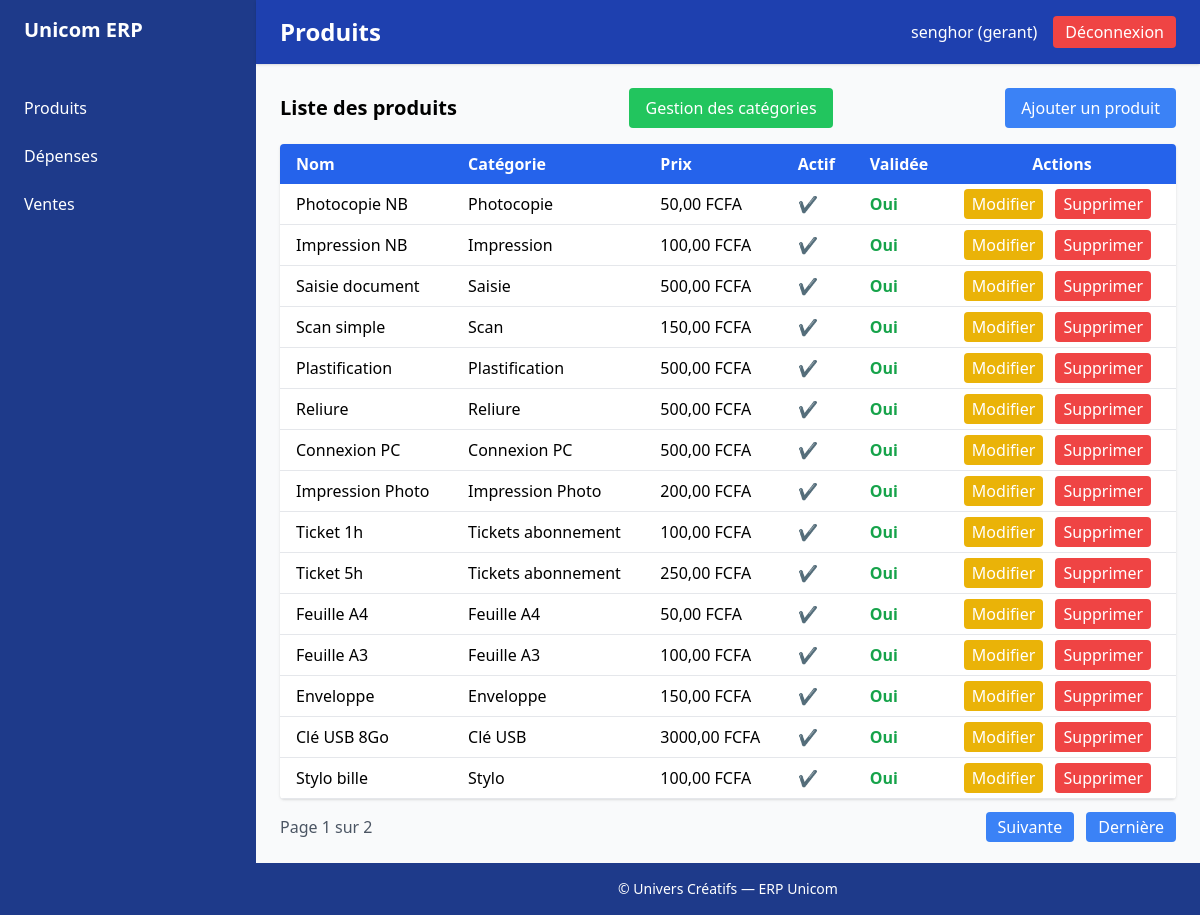
/sales/products/ (signed in), run on the app's committed database.
### accounts/models.py (models this page shows, shortened)
class User(AbstractUser, PermissionsMixin, SoftDeleteMixin):
    class Role(models.TextChoices):
        GERANT = "gerant", "Gérant d'antenne"
        ADMIN = "admin", "Admin central"
        DIRECTEUR = "directeur", "Directeur"
        SUPERVISEUR = "superviseur", "Superviseur régional"
    role = models.CharField(
        max_length=20,
        choices=Role.choices,
        default=Role.GERANT,
        help_text="Détermine les permissions et les accès aux modules."
    )
    antenne = models.CharField(
        max_length=255,
        blank=True,
        null=True,
        help_text="Nom de l'antenne rattachée"
    )
    telephone = models.CharField(
        max_length=20,
        blank=True,
        null=True,
        help_text="Numéro de téléphone professionnel"
    )
    is_blocked = models.BooleanField(
        default=False,
        help_text="Blocage manuel : coupe l'accès sans supprimer le compte."
    )
    date_creation = models.DateTimeField(
        auto_now_add=True,
        help_text="Date de création du compte"
    )
    date_derniere_connexion = models.DateTimeField(
        blank=True,
        null=True,
        help_text="Dernière connexion réussie"
    )
    groups = models.ManyToManyField(
        'auth.Group',
        related_name='accounts_user_set',
        related_query_name='accounts_user',
        blank=True,
        help_text='Groupes de permissions de l’utilisateur.'
    )
    user_permissions = models.ManyToManyField(
        'auth.Permission',
        related_name='accounts_user_set',
        related_query_name='accounts_user',
        blank=True,
        help_text='Permissions spécifiques de l’utilisateur.'
    )

### sales/models.py (models this page shows, shortened)
class Product(TimeStampedModel):
    category = models.ForeignKey(Category, on_delete=models.CASCADE)
    name = models.CharField(max_length=150)
    price = models.DecimalField(max_digits=10, decimal_places=2)
    unit = models.CharField(max_length=30, default="unité")  # ex : page, heure, feuille, copie
    is_active = models.BooleanField(default=True)
    is_validated = models.BooleanField(default=False)  # validation par admin
    created_at = models.DateTimeField(auto_now_add=True,null=True, blank=True)

class Category(TimeStampedModel):
    TYPE_CHOICES = [
        ('service', 'Service'),
        ('bien', 'Bien'),
    ]
    name = models.CharField(max_length=100, unique=True)
    type = models.CharField(max_length=10, choices=TYPE_CHOICES)
    is_validated = models.BooleanField(default=False)
    created_at = models.DateTimeField(auto_now_add=True,null=True, blank=True)

### sales/views.py (the view)
# urls.py: path('products/', views.product_list, name='product_list'),
@login_required
def product_list(request):
    products = Product.objects.all()  # Récupérer tous les produits
    paginator = Paginator(products, 15)  # Afficher 10 produits par page
    page_number = request.GET.get('page')  # Récupérer le numéro de la page
    page_obj = paginator.get_page(page_number)  # Obtenir la page actuelle
    return render(request, 'sales/product_list.html', {'page_obj': page_obj})

### accounts/templatetags/auth_extras.py (called while the page is built)
@register.simple_tag
def role_permissions(role):
    return ROLE_PERMISSIONS.get(role, set())

### templates/sales/product_list.html (shortened to what this page needs)
{% extends 'base.html' %}
{% load static %}
{% block page_title %}
  Produits
{% endblock %}
{% block content %}
  <div class="flex justify-between items-center mb-4">
    <h2 class="text-xl font-semibold">Liste des produits</h2>
    <a href="{% url 'sales:category_list' %}" class="px-4 py-2 bg-green-500 text-white rounded hover:bg-blue-700">Gestion des catégories</a>
    <a href="{% url 'sales:product_create' %}" class="px-4 py-2 bg-blue-500 text-white rounded hover:bg-blue-700">Ajouter un produit</a>
  </div>
  <table class="min-w-full bg-white rounded shadow overflow-hidden">
    <thead class="bg-blue-600 text-white">
      <tr>
        <th class="px-4 py-2 text-left">Nom</th>
        <th class="px-4 py-2 text-left">Catégorie</th>
        <th class="px-4 py-2 text-left">Prix</th>
        <th class="px-4 py-2 text-left">Actif</th>
        <th class="px-4 py-2 text-left">Validée</th>
        <th class="px-4 py-2">Actions</th>
      </tr>
    </thead>
    <tbody>
      {% for product in page_obj %}
        <tr class="border-b hover:bg-gray-50">
          <td class="px-4 py-2">{{ product.name }}</td>
          <td class="px-4 py-2">{{ product.category.name }}</td>
          <td class="px-4 py-2">{{ product.price }} FCFA</td>
          <td class="px-4 py-2">
            {% if product.is_active %}
              ✔
            {% else %}
              ✖
            {% endif %}
          </td>
          <td class="px-4 py-2">
            {% if product.is_validated %}
              <span class="text-green-600 font-semibold">Oui</span>
            {% else %}
              <span class="text-red-600 font-semibold">Non</span>
            {% endif %}
          </td>
          <td class="px-4 py-2 space-x-2">
            <a href="{% url 'sales:product_update' product.pk %}" class="px-2 py-1 bg-yellow-500 text-white rounded hover:bg-yellow-600">Modifier</a>
            <a href="{% url 'sales:product_delete' product.pk %}" class="px-2 py-1 bg-red-500 text-white rounded hover:bg-red-600">Supprimer</a>
          </td>
        </tr>
      {% empty %}
        <tr>
          <td colspan="5" class="px-4 py-2 text-center text-gray-500">Aucun produit trouvé.</td>
        </tr>
      {% endfor %}
    </tbody>
  </table>
  <div class="mt-4">
    <div class="flex justify-between items-center">
      <span class="text-gray-600">Page {{ page_obj.number }} sur {{ page_obj.paginator.num_pages }}</span>
      <div class="space-x-2">
        {% if page_obj.has_next %}
          <a href="?page={{ page_obj.next_page_number }}" class="px-3 py-1 bg-blue-500 text-white rounded hover:bg-blue-700">Suivante</a>
          <a href="?page={{ page_obj.paginator.num_pages }}" class="px-3 py-1 bg-blue-500 text-white rounded hover:bg-blue-700">Dernière</a>
        {% endif %}
      </div>
    </div>
  </div>
{% endblock %}

### templates/base.html (shortened to what this page needs)
{% load auth_extras %}
{% load static %}
<!DOCTYPE html>
<html lang="fr">
  <head>
    <script src="https://cdn.tailwindcss.com"></script>
  </head>
  <body class="bg-gray-50 flex min-h-screen">
    <aside class="w-64 bg-blue-900 text-white flex-shrink-0">
        {% include 'nav/navbar.html' %}
    </aside>
    <div class="flex-1 flex flex-col">
      <header class="bg-blue-800 text-white shadow px-6 py-4 flex justify-between items-center">
        <h1 class="text-2xl font-semibold">
          {% block page_title %}{% endblock %}
        </h1>
        <div class="flex items-center space-x-4">
          {% if user.is_authenticated %}
            <span class="font-medium">{{ user.username }} ({{ user.role }})</span>
            <a href="{% url 'accounts:logout' %}" class="px-3 py-1 bg-red-500 hover:bg-red-600 rounded">Déconnexion</a>
          {% endif %}
        </div>
      </header>
      <main class="flex-1 p-6 overflow-auto">
        {% block content %}
        {% endblock %}
      </main>
      <footer class="bg-blue-900 text-white text-center py-4 text-sm">&copy; {{ now.year }} Univers Créatifs — ERP Unicom</footer>
    </div>
  </body>
</html>

### data on the page
User: username "senghor", role "gerant"
Product: name "Photocopie NB", category.name "Photocopie", price "50,00", is_validated "Oui"
Product: name "Impression NB", category.name "Impression", price "100,00", is_validated "Oui"
Product: name "Saisie document", category.name "Saisie", price "500,00", is_validated "Oui"
Product: name "Scan simple", category.name "Scan", price "150,00", is_validated "Oui"
Product: name "Plastification", category.name "Plastification", price "500,00", is_validated "Oui"
Product: name "Reliure", category.name "Reliure", price "500,00", is_validated "Oui"
Product: name "Connexion PC", category.name "Connexion PC", price "500,00", is_validated "Oui"
Product: name "Impression Photo", category.name "Impression Photo", price "200,00", is_validated "Oui"
Product: name "Ticket 1h", category.name "Tickets abonnement", price "100,00", is_validated "Oui"
Product: name "Ticket 5h", category.name "Tickets abonnement", price "250,00", is_validated "Oui"
Product: name "Feuille A4", category.name "Feuille A4", price "50,00", is_validated "Oui"
Product: name "Feuille A3", category.name "Feuille A3", price "100,00", is_validated "Oui"
Product: name "Enveloppe", category.name "Enveloppe", price "150,00", is_validated "Oui"
Product: name "Clé USB 8Go", category.name "Clé USB", price "3000,00", is_validated "Oui"
Product: name "Stylo bille", category.name "Stylo", price "100,00", is_validated "Oui"

### other printed values
{{ page_obj.number }} "1"
{{ page_obj.paginator.num_pages }} "2"
